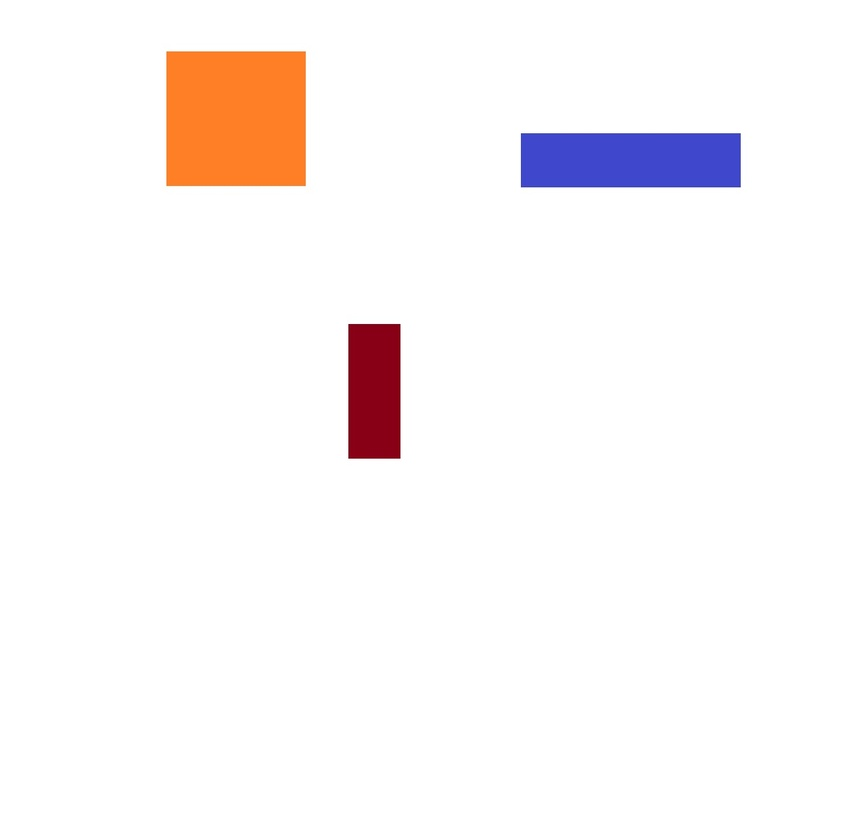
#> input picture openCV/blob.jpg, 851 x 830 px, shrunk from 1258 x 1227 before the run
$ python find_multi_blobs.py
#> lines starting #> are read from the running program, lines starting #| are printed output that depends on the picture; after the words box and inside, x2 and y2 are one past the last pixel; in counts of white or black regions, pixels touching at a corner belong together

import cv2

# read image through command line
img = cv2.imread('blob.jpg')
#> img is the input picture: shape (830, 851, 3); mean B, G, R 246, 246, 250.5

# convert the image to grayscale
gray_image = cv2.cvtColor(img, cv2.COLOR_BGR2GRAY)
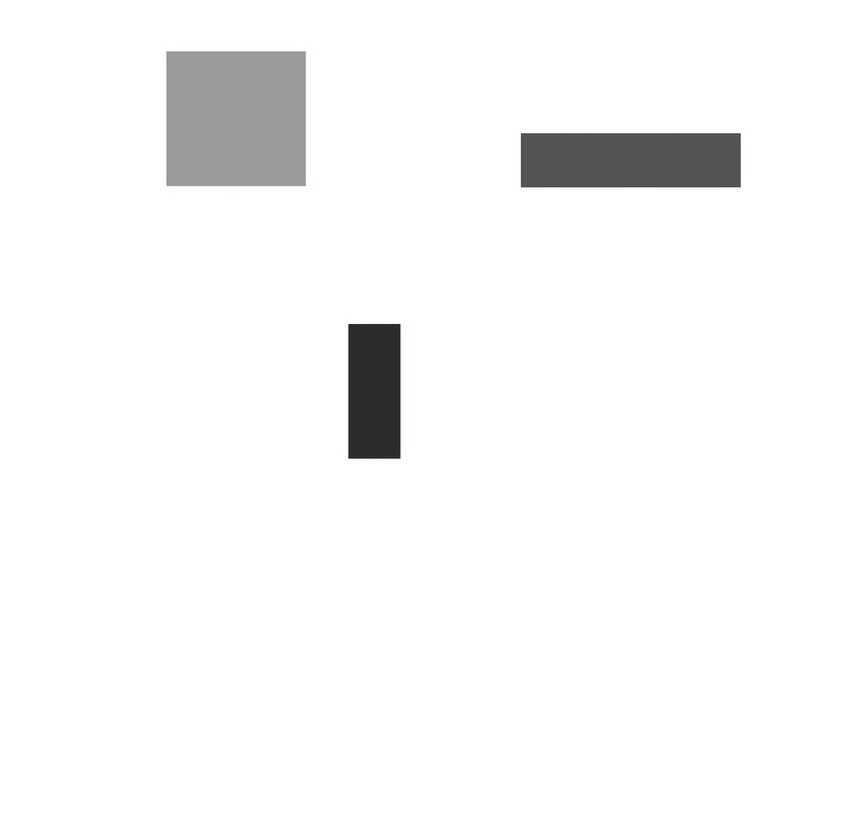
#> gray_image: shape (830, 851); min 28, max 255, mean 247.3

# convert the grayscale image to binary image
ret,thresh = cv2.threshold(gray_image,127,255,0)
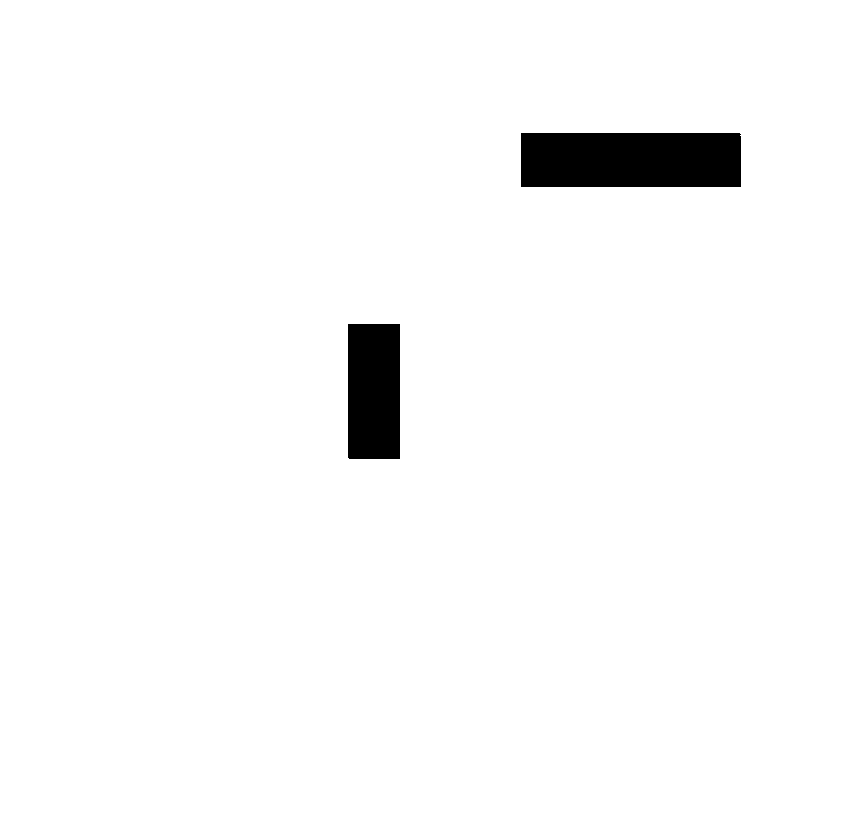
#> thresh: shape (830, 851); 97.3% white; 2 black regions

# find contours in the binary image
contours, hierarchy = cv2.findContours(thresh,cv2.RETR_TREE,cv2.CHAIN_APPROX_SIMPLE)
#> contours = 3 contours; box (x1, y1, x2, y2) and area: (0, 0, 851, 830) 704650, (520, 132, 742, 188) 12150, (347, 323, 401, 460) 7204
for c in contours:
   # calculate moments for each contour
   M = cv2.moments(c)

   # calculate x,y coordinate of center
   cX = int(M["m10"] / M["m00"])
   cY = int(M["m01"] / M["m00"])
   cv2.circle(img, (cX, cY), 5, (255, 255, 255), -1)
   cv2.putText(img, "centroid", (cX - 25, cY - 25),cv2.FONT_HERSHEY_SIMPLEX, 0.5, (255, 255, 255), 2)

   # display the image
   cv2.imshow("Image", img)
   cv2.waitKey(0)
#> this loop made 3 passes
#> (cX, cY) on passes 2 to 3: (373, 390), (630, 159)
#> (c, cX, cY) on pass 1: ([[0, 0], [0, 829], [850, 829], [850, 0]], 425, 414)
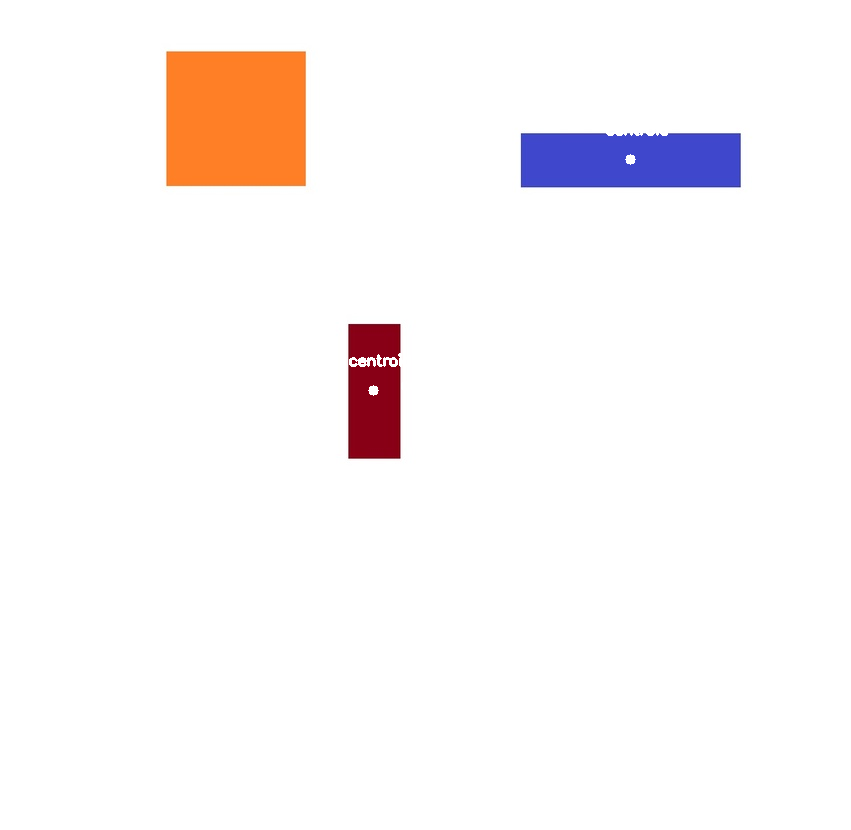
#> img: shape (830, 851, 3); 0.12% of pixels changed, all inside (x1, y1, x2, y2) = (349, 129, 668, 396)

$ run again, with openCV/block_2.jpg copied over openCV/blob.jpg
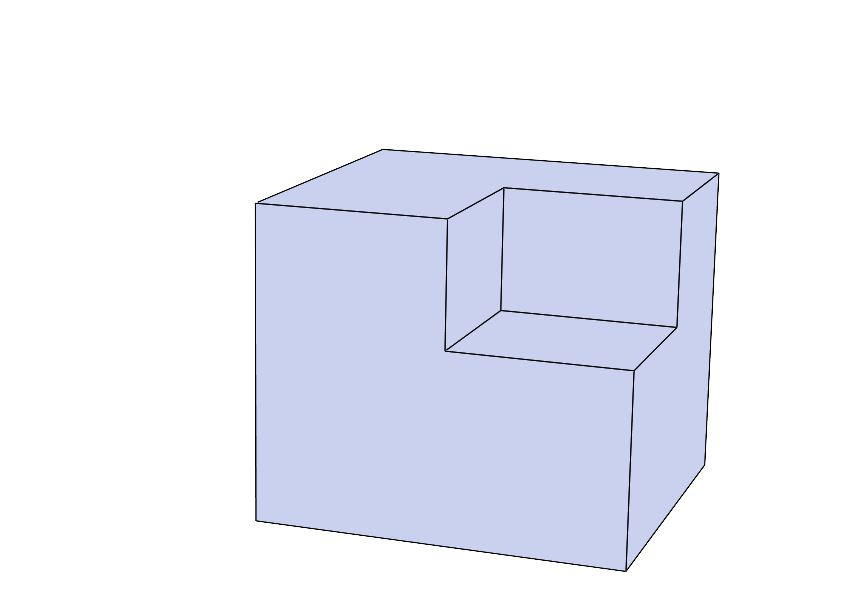
#> input picture openCV/block_2.jpg, 843 x 592 px
#> img is the input picture: shape (592, 843, 3); mean B, G, R 247.3, 237.5, 235.1
#> `ret,thresh = cv2.threshold(gray_image,127,255,0)`:
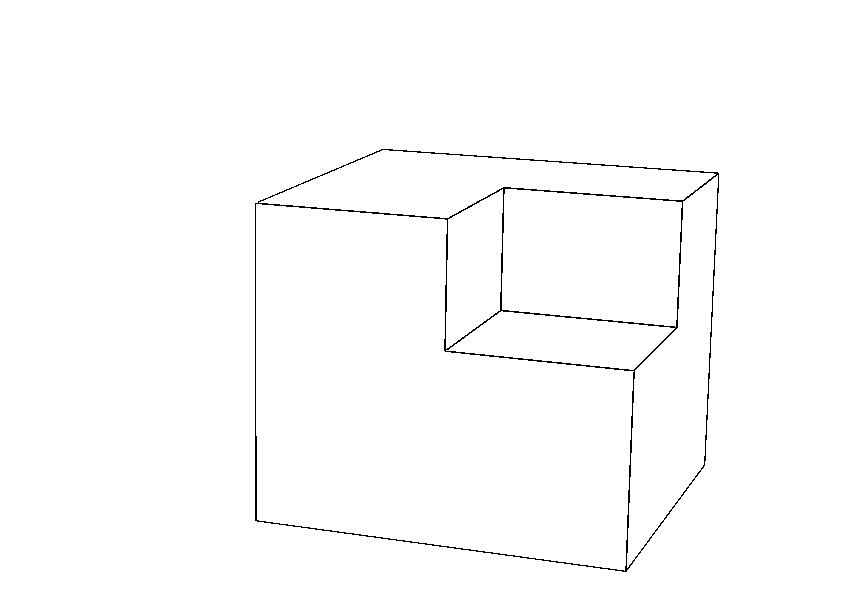
#> thresh: shape (592, 843); 99.1% white; black in thin lines or dots, all inside (x1, y1, x2, y2) = (255, 149, 719, 572)
#> contours = 29 contours, 15 with area under 20; largest, box (x1, y1, x2, y2) and area: (0, 0, 843, 592) 497622, (254, 148, 720, 573) 139187, (256, 204, 634, 571) 96348, (502, 189, 682, 327) 21396, (446, 311, 675, 370) 7970
#> the loop `for c in contours:` made 29 passes
#> (cX, cY) on passes 2 to 9: (636, 556), (639, 552), (642, 548), (645, 544), (649, 539), (653, 533), (656, 529), (660, 523)
#> after the loop `for c in contours:`:
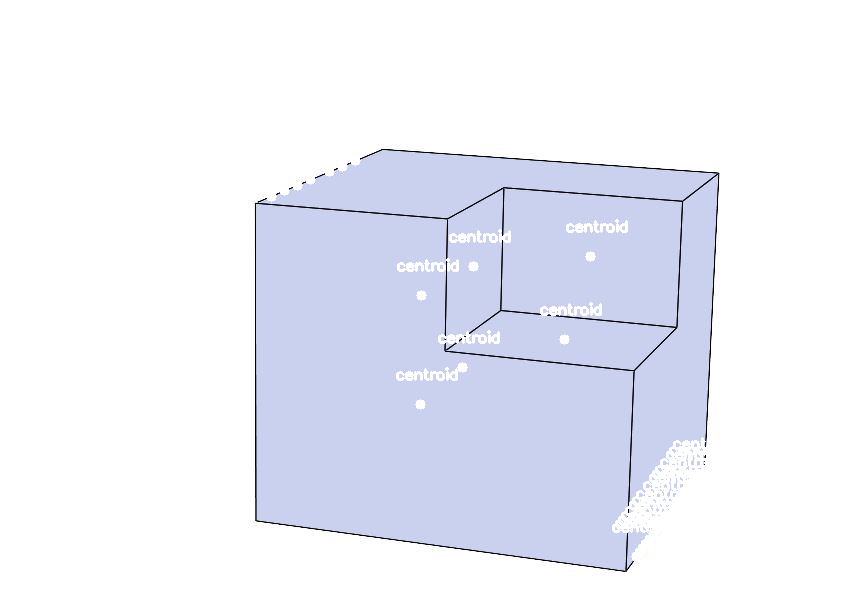
#> img: shape (592, 843, 3); 1.67% of pixels changed, all inside (x1, y1, x2, y2) = (266, 144, 721, 562)
